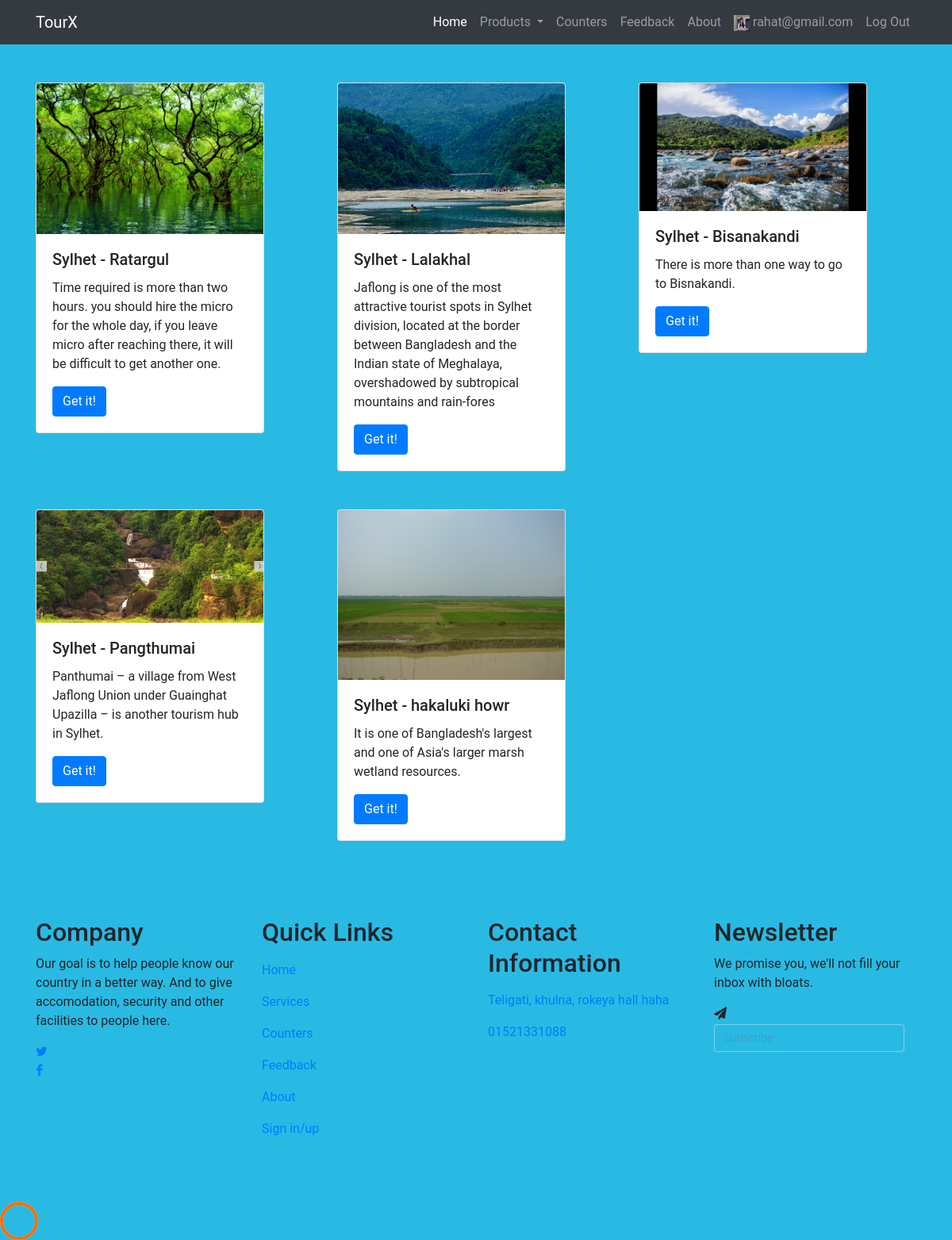
Screenshot of /tour/3/ (signed in) with the database file from the repository.
### tourx/models.py (models this page shows)
class Profile(AbstractUser):
    username = None
    email = models.EmailField(unique=True)
    profile_pic = models.ImageField(verbose_name='Profile Picture', upload_to='profiles/', null=True, blank=True)
    mobile = models.CharField(max_length=100)
    photo_id = models.ImageField(verbose_name='Photo ID', upload_to='photo_ids', null=True, blank=True)
    is_scout = models.BooleanField(default=False)
    address = models.CharField(max_length=200)
    tokens = models.IntegerField(default=0)
    birth = models.DateField(default='2010-12-30')
    USERNAME_FIELD = 'email'
    REQUIRED_FIELDS = []
    objects = UserManager()

class Place(models.Model):
    name = models.CharField(max_length=60)
    description = models.CharField(max_length=200)
    picture = models.ImageField(upload_to='maps')
    map = models.ImageField(upload_to='places')
    distance = models.CharField(max_length=10)
    price = models.CharField(max_length=10)
    review = models.CharField(max_length=200)

### tourx/views.py (the view, shortened to what this page needs)
# urls.py: path('tour/<val>/', views.tour, name='tour'),
def tour(request, val):
    print('In tour')
    if val == '1':
        jumbo_title = 'I want to travel to...'
        search = 'Sylhet?'
        next_des = 2
        typ = 'tour'
        context = {'jumbo_title': jumbo_title, 'search': search, 'next': next_des, 'type': typ}
        return render(request, template_name='tour.html', context=context)
    else:
        product_list = models.Place.objects.all()
        typ = 'tour'
        context = {'products': product_list, 'type': typ}
        print(product_list)
        return render(request, template_name='selection.html', context=context)

### templates/selection.html
{% extends 'base.html' %}
{% block content %}
    {% include 'product_list.html' with objects='hello' %}
{% endblock %}

### templates/base.html (shortened to what this page needs)
{% load static %}
<!DOCTYPE html>
<html lang="en">
<head>
    <link rel="stylesheet" href="https://cdnjs.cloudflare.com/ajax/libs/twitter-bootstrap/4.3.1/css/bootstrap.min.css">
    <link rel="stylesheet" href="https://cdnjs.cloudflare.com/ajax/libs/open-iconic/1.1.1/font/css/open-iconic-bootstrap.min.css">
    <link rel="stylesheet" href="https://cdnjs.cloudflare.com/ajax/libs/OwlCarousel2/2.3.4/assets/owl.carousel.min.css">
    <link rel="stylesheet" href="https://cdnjs.cloudflare.com/ajax/libs/OwlCarousel2/2.3.4/assets/owl.theme.default.min.css">
    <link rel="stylesheet" href="https://cdnjs.cloudflare.com/ajax/libs/magnific-popup.js/1.1.0/magnific-popup.min.css">
    <link rel="stylesheet" href="https://cdnjs.cloudflare.com/ajax/libs/aos/2.3.4/aos.css">
    <link rel="stylesheet" href="https://cdnjs.cloudflare.com/ajax/libs/ionicons/4.4.8/css/ionicons.min.css">
    <link rel="stylesheet" href="https://cdnjs.cloudflare.com/ajax/libs/bootstrap-datepicker/1.8.0/css/bootstrap-datepicker.min.css">
    <link rel="stylesheet" href="https://cdnjs.cloudflare.com/ajax/libs/jquery-timepicker/1.10.0/jquery.timepicker.min.css">
    <link rel="stylesheet" href="{% static 'css/base.css' %}">
    <link rel="stylesheet" href="{% static 'css/animate.css' %}">
    <link rel="stylesheet" href="{% static 'css/flaticon.css' %}">
    <link rel="stylesheet" href="{% static 'css/icomoon.css' %}">
</head>
<body>
<nav class="navbar navbar-expand-lg navbar-dark ftco_navbar bg-dark ftco-navbar-light" id="ftco-navbar">
    <div class="container">
        <a class="navbar-brand" href="index.html">TourX</a>
        <div class="collapse navbar-collapse" id="ftco-nav">
            <ul class="navbar-nav ml-auto">
                <li class="nav-item active"><a href="{% url 'home' %}" class="nav-link">Home</a></li>
                <li class="nav-item dropdown">
                    <a class="nav-link dropdown-toggle" href="#" id="dropdown04" data-toggle="dropdown" aria-haspopup="true" aria-expanded="false">
                        Products
                    </a>
                </li>
                <li class="nav-item"><a href="{% url 'counters' %}" class="nav-link">Counters</a></li>
                <li class="nav-item"><a href="about" class="nav-link">Feedback</a></li>
                <li class="nav-item"><a href="#about" class="nav-link">About</a></li>
                {% if user.is_authenticated %}
                    <li class="nav-item"><a href="{% url 'loggedin' %}" class="nav-link"><img src="{{ user.profile_pic.url }}" height="20px" width="20px" alt="Profile picture"/> {{ user.email }}</a></li>
                    <li class="nav-item"><a href="{% url 'logout' %}" class="nav-link">Log Out</a></li>
                {% else %}
                    <li class="nav-item"><a href="{% url 'login' %}" class="nav-link">Sign in</a></li>
                    <li class="nav-item"><a href="{% url 'signup' %}" class="nav-link">Sign up</a></li>
                {% endif %}
            </ul>
        </div>
    </div>
</nav>
{% block content %}
{% endblock %}
<footer class="ftco-footer ftco-bg-dark ftco-section" id="about">
    <div class="container">
        <div class="row mb-5">
            <div class="col-md">
                <div class="ftco-footer-widget mb-4">
                    <h2 class="ftco-heading-2">Company</h2>
                    <p>Our goal is to help people know our country in a better way. And to give accomodation, security and other facilities to people here.</p>
                    <ul class="ftco-footer-social list-unstyled float-md-left float-lft">
                        <li class="ftco-animate"><a href="#"><span class="icon-twitter"></span></a></li>
                        <li class="ftco-animate"><a href="#"><span class="icon-facebook"></span></a></li>
                    </ul>
                </div>
            </div>
            <div class="col-md">
                <div class="ftco-footer-widget mb-4">
                    <h2 class="ftco-heading-2">Quick Links</h2>
                    <ul class="list-unstyled">
                        <li><a href="#" class="py-2 d-block">Home</a></li>
                        <li><a href="#" class="py-2 d-block">Services</a></li>
                        <li><a href="#" class="py-2 d-block">Counters</a></li>
                        <li><a href="#" class="py-2 d-block">Feedback</a></li>
                        <li><a href="#" class="py-2 d-block">About</a></li>
                        <li><a href="#" class="py-2 d-block">Sign in/up</a></li>
                    </ul>
                </div>
            </div>
            <div class="col-md">
                <div class="ftco-footer-widget mb-4">
                    <h2 class="ftco-heading-2">Contact Information</h2>
                    <ul class="list-unstyled">
                        <li><a href="#" class="py-2 d-block">Teligati, khulna, rokeya hall haha</a></li>
                        <li><a href="#" class="py-2 d-block">01521331088</a></li>
                    </ul>
                </div>
            </div>
            <div class="col-md">
                <div class="ftco-footer-widget mb-4">
                    <h2 class="ftco-heading-2">Newsletter</h2>
                    <p>We promise you, we'll not fill your inbox with bloats.</p>
                    <form action="#" class="subscribe-form">
                        <div class="form-group">
                            <span class="icon icon-paper-plane"></span>
                            <input type="text" class="form-control" placeholder="Subscribe">
                        </div>
                    </form>
                </div>
            </div>
        </div>
    </div>
</footer>
<div id="ftco-loader" class="show fullscreen">
    <svg class="circular" width="48px" height="48px">
        <circle class="path-bg" cx="24" cy="24" r="22" fill="none" stroke-width="4" stroke="#eeeeee"></circle>
        <circle class="path" cx="24" cy="24" r="22" fill="none" stroke-width="4" stroke-miterlimit="10" stroke="#F96D00"></circle>
    </svg>
</div>
</body>
</html>

### templates/product_list.html (shortened to what this page needs)
{% load static %}
<div class="container pt-5">
    <div class="row pb-5">
        {% for product in products %}
            <div class="col-4 pb-5">
                <div class="card" style="width: 18rem;">
                    <img src="{{ product.picture.url }}" class="card-img-top" alt="...">
                    <div class="card-body">
                        <h5 class="card-title">{{ product.name }}</h5>
                        <p class="card-text">{{ product.description }}</p>
                        <button type="button" class="btn btn-primary" data-toggle="modal" data-target="#buy_modal_{{ product.id }}">Get it!</button>
                    </div>
                </div>
            </div>
        {% endfor %}
    </div>
</div>

### static/css/base.css (style rules this page uses)
body { background-size: cover; background: #29bae4 fixed; font-family: 'Roboto', sans-serif; }
input[type="text"], input[type="email"], input[type="password"] { font-size: 0.9em; color: #fff; font-weight: 100; width: 94.5%; display: block; border: none; padding: 0.8em; border: solid 1px rgba(255, 255, 255, 0.37); -webkit-transition: all 0.3s cubic-bezier(0.64, 0.09, 0.08, 1); transition: all 0.3s cubic-bezier(0.64, 0.09, 0.08, 1); background: -webkit-linear-gradient(top, rgba(255, 255, 255, 0) 96%, #fff 4%); background: linear-gradient(to bottom, rgba(255, 255, 255, 0) 96%, #fff 4%); background-position: -800px 0; background-size: 100%; background-repeat: no-repeat; color: #fff; font-family: 'Roboto', sans-serif; }
@media (max-width: 1440px) { input[type="text"], input[type="email"], input[type="password"] { width: 94%; } }

### static/css/icomoon.css (style rules this page uses)
[class^=icon-],[class*=" icon-"] { font-family:icomoon!important;speak:none;font-style:normal;font-weight:400;font-variant:normal;text-transform:none;line-height:1;-webkit-font-smoothing:antialiased;-moz-osx-font-smoothing:grayscale }
.icon-twitter:before { content:"\f099" }
.icon-facebook:before { content:"\f09a" }
.icon-paper-plane:before { content:"\f1d8" }

### rows the page displays
Profile: profile_pic (picture), email "rahat@gmail.com"
Place: picture (picture), name "Sylhet - Ratargul", description "Time required is more than two hours. you should hire the micro for the whole day, if you leave micro after reaching there, it will be difficult to get another one."
Place: picture (picture), name "Sylhet - Lalakhal", description "Jaflong is one of the most attractive tourist spots in Sylhet division, located at the border between Bangladesh and the Indian state of Meghalaya, overshadowed by subtropical mountains and rain-fores"
Place: picture (picture), name "Sylhet - Bisanakandi", description "There is more than one way to go to Bisnakandi."
Place: picture (picture), name "Sylhet - Pangthumai", description "Panthumai – a village from West Jaflong Union under Guainghat Upazilla – is another tourism hub in Sylhet."
Place: picture (picture), name "Sylhet - hakaluki howr", description "It is one of Bangladesh's largest and one of Asia's larger marsh wetland resources."
